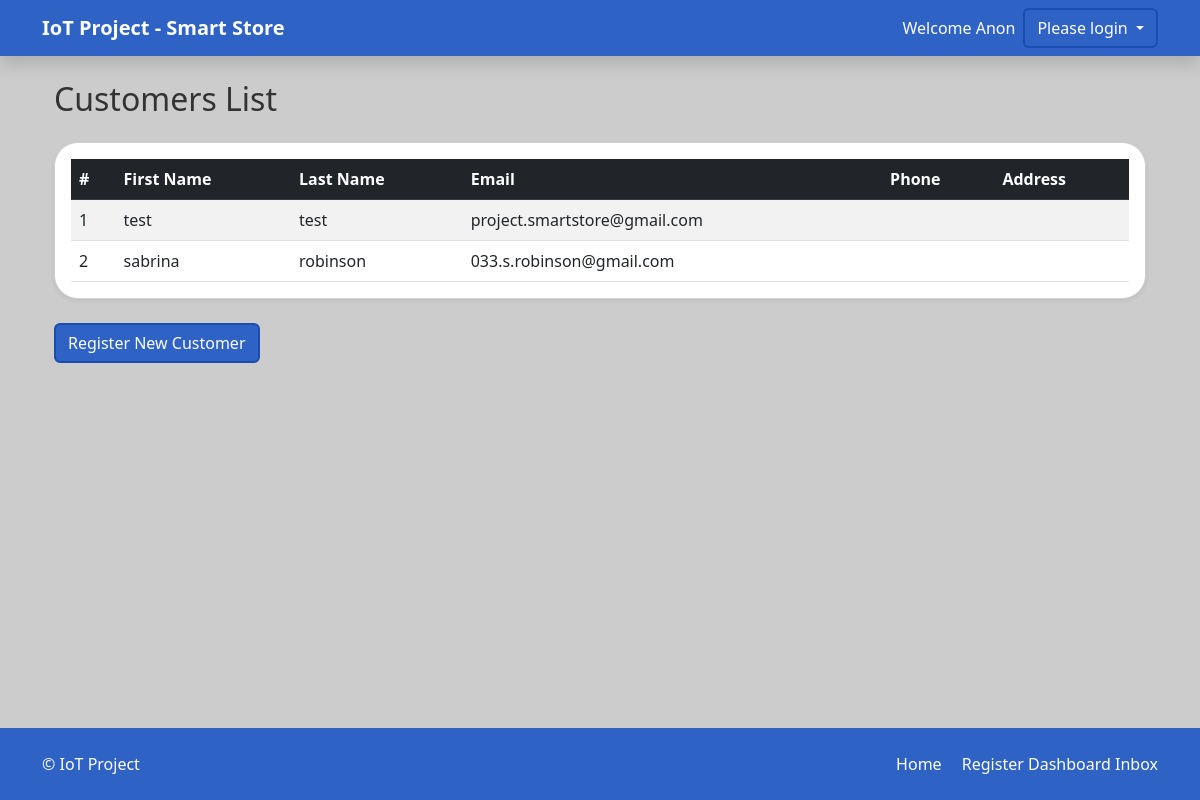
The page /customers on the database as committed earlier.
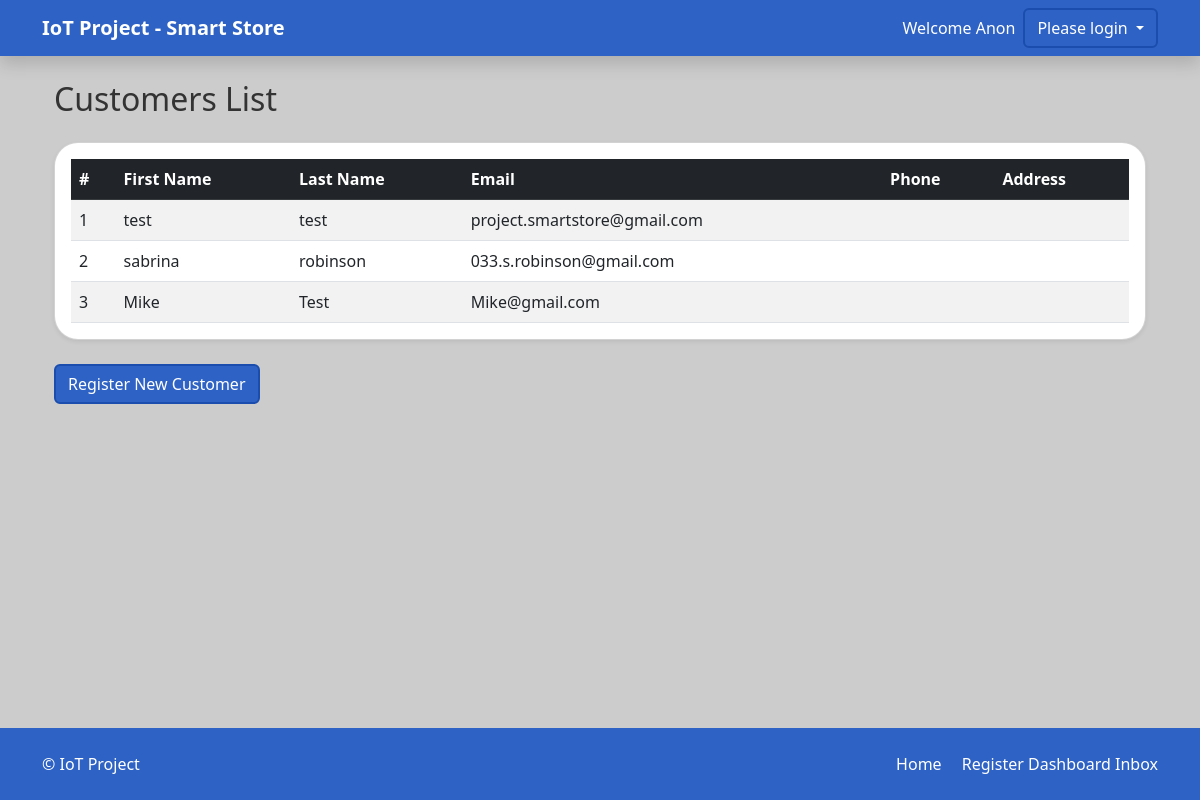
The same page on the database as committed later.
### tables this page shows
CREATE TABLE users (
            id INTEGER PRIMARY KEY AUTOINCREMENT,
            first_name TEXT NOT NULL,
            last_name TEXT NOT NULL,
            email TEXT UNIQUE NOT NULL,
            password TEXT,
            role TEXT CHECK(role IN ('admin', 'employee', 'customer')) DEFAULT 'customer',
            verified INTEGER DEFAULT 0,
            created_at TIMESTAMP DEFAULT CURRENT_TIMESTAMP
        );

### routes/store.py (the view)
@app.route('/customers')
def customersList():
    all_customers = customers.select_customers()
    print(all_customers)
    return render_template('customersList.html', customers=all_customers)

### models/customers.py (called while the page is built)
def select_customers():
    storeDb = db.getDB()
    try:
        customers = storeDb.execute('''
            SELECT users.*
            FROM users
            where role = 'customer'
        ''').fetchall()
        return customers
    finally:
        storeDb.close()

### models/database.py (called while the page is built)
def getDB():
    conn = sqlite3.connect('store.db', check_same_thread=False)
    conn.row_factory = sqlite3.Row
    return conn

### templates/customersList.html
{%  extends "base.html" %}
{% block content %}
<div class="container my-4">
    <h2 class="mb-4">Customers List</h2>
    {% if customers|length == 0 %}
        <div class="alert alert-warning">No customers found yet.</div>
    {% else %}
        <div class="card shadow-sm">
            <div class="card-body p-3">
                <table class="table table-striped table-hover mb-0">
                    <thead class="table-dark">
                        <tr>
                            <th>#</th>
                            <th>First Name</th>
                            <th>Last Name</th>
                            <th>Email</th>
                            <th>Phone</th>
                            <th>Address</th>
                        </tr>
                    </thead>
                    <tbody>
                        {% for customer in customers %}
                        <tr>
                            <td>{{ loop.index }}</td>
                            <td>{{ customer.first_name }}</td>
                            <td>{{ customer.last_name }}</td>
                            <td>{{ customer.email }}</td>
                            <td>{{ customer.phone }}</td>
                            <td>{{ customer.address }}</td>
                        </tr>
                        {% endfor %}
                    </tbody>
                </table>
            </div>
        </div>
    {% endif %}
    <div class="mt-4">
        <a href="{{ url_for('store.customersRegistration') }}" class="btn btn-primary">Register New Customer</a>
    </div>
</div>
{% endblock %}

### templates/base.html (shortened to what this page needs)
<!doctype html>
<html>
  <head>
    <link href="https://cdn.jsdelivr.net/npm/bootstrap@5.3.0/dist/css/bootstrap.min.css" rel="stylesheet"/>
    <link href="https://cdn.jsdelivr.net/npm/bootstrap-icons@1.11.1/font/bootstrap-icons.css" rel="stylesheet">
    <link rel="stylesheet" href="{{ url_for('static', filename='css/00-Global-Styles.css') }}">
  </head>
  <body>
    <main>
      <nav class="navbar navbar-expand-lg navbar-dark bg-primary shadow">
        <div class="container">
          <a class="navbar-brand" href="{{ url_for('store.storeIndex') }}">
            <b>IoT Project - Smart Store</b>
          </a>
          <div class="ms-auto text-white d-flex align-items-center">
            {% if session.get('user_first_name') %}
              <span class="me-2">Welcome {{ session['user_first_name'] }}</span>
              <form method="GET" action="{{ url_for('store.logout') }}">
                <button type="submit" class="btn btn-danger btn-sm">Logout</button>
              </form>
            {% else %}
              <span class="me-2">Welcome Anon</span>
              <div class="dropdown">
                <button class="btn btn-primary dropdown-toggle"
                        type="button"
                        id="loginDropdown"
                        data-bs-toggle="dropdown"
                        data-bs-auto-close="outside"
                        aria-expanded="false">
                  Please login
                </button>
              </div>
            {% endif %}
          </div>
        </div>
      </nav>
      <div class="container mt-4">{% block content %}{% endblock %}</div>
      <footer class="bg-primary text-white py-4 mt-auto">
        <div class="container d-flex justify-content-between align-items-center">
            <span>&copy; {{ current_year }} IoT Project</span>
            <div>
                <a href="{{ url_for('store.storeIndex') }}" class="text-white me-3 text-decoration-none">Home</a>
                <a href="{{ url_for('store.customersRegistration') }}" class="text-white text-decoration-none">Register</a>
                <a href="{{ url_for('store.storeDashboard') }}" class="text-white text-decoration-none">Dashboard</a>
                <a href="{{ url_for('store.viewInbox') }}" class="text-white text-decoration-none">Inbox</a>
            </div>
        </div>
      </footer>
    </main>
  </body>
</html>

### static/css/00-Global-Styles.css (style rules this page uses)
body, html { background-color: #ccc !important; color: #333; display: flex; flex-direction: column; margin: 0; padding: 0; min-height: 100vh; }
nav { position: absolute; top: 0px; }
.bg-primary, .btn-primary { background-color: #2e62c4 !important; }
.btn-primary { border: 2px solid #1a4dad; }
.card { border-radius: 1.5rem !important; }
footer { background-color: #2e62c4; color: #fff; padding: 1rem 0; flex-shrink: 0; text-align: center; position: absolute; bottom: 0; width: 100%; }
main { position: absolute; z-index: 1; min-height: 100vh; max-height: 100%; min-width: 100vw; max-width: 100%; padding: 0; margin: 0; overflow: hidden; }

Rows that differ between the two databases and show on the page:
added users: first_name "Mike", last_name "Test", email "Mike@gmail.com"
